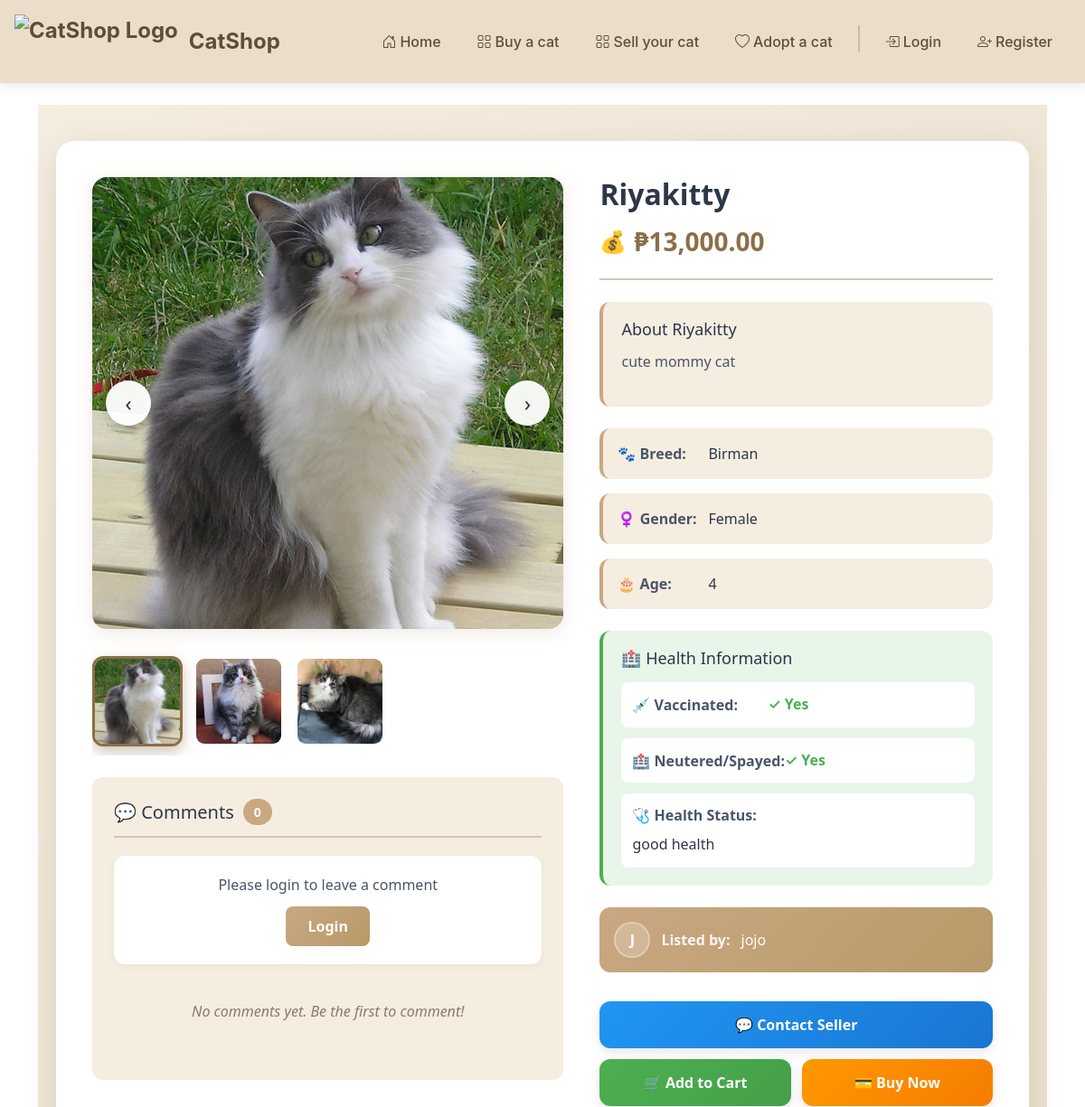
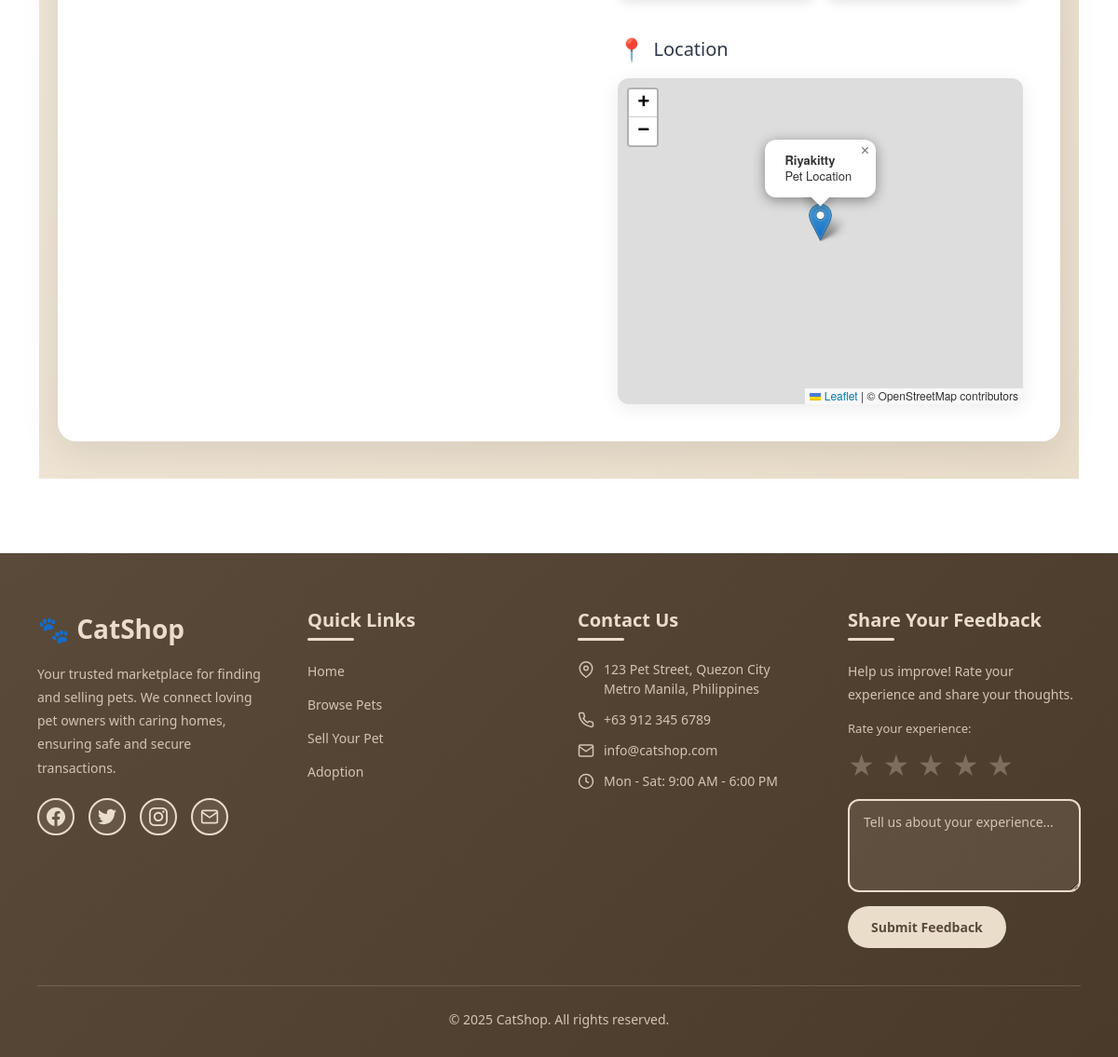
Screenshot of /public/pet-details.php?id=29 with the database file from the repository (2 pictures, top to bottom).
### tables this page shows
CREATE TABLE `pet_images` (
  `id` int(11) NOT NULL,
  `pet_id` int(11) NOT NULL,
  `filename` varchar(255) NOT NULL
);

CREATE TABLE `pets` (
  `id` int(11) NOT NULL,
  `user_id` int(11) NOT NULL,
  `name` varchar(100) NOT NULL,
  `type` varchar(50) NOT NULL,
  `breed` varchar(100) DEFAULT NULL,
  `gender` varchar(10) NOT NULL DEFAULT 'Male',
  `age` varchar(50) DEFAULT NULL,
  `description` text DEFAULT NULL,
  `price` decimal(10,2) DEFAULT NULL,
  `status` varchar(20) DEFAULT 'available',
  `image` varchar(255) DEFAULT NULL,
  `created_at` timestamp NOT NULL DEFAULT current_timestamp(),
  `latitude` varchar(50) DEFAULT NULL,
  `longitude` varchar(50) DEFAULT NULL,
  `address` text DEFAULT NULL,
  `vaccinated` tinyint(1) DEFAULT 0,
  `neutered` tinyint(1) DEFAULT 0,
  `health_status` text DEFAULT NULL
);

CREATE TABLE `users` (
  `id` int(11) NOT NULL,
  `first_name` varchar(100) NOT NULL,
  `last_name` varchar(100) NOT NULL,
  `username` varchar(100) NOT NULL,
  `email` varchar(150) NOT NULL,
  `password` varchar(255) NOT NULL,
  `role` enum('customer','admin') DEFAULT 'customer',
  `created_at` timestamp NOT NULL DEFAULT current_timestamp(),
  `verified` tinyint(1) NOT NULL DEFAULT 0,
  `id_image` varchar(255) DEFAULT NULL,
  `verification_status` enum('not verified','pending','verified') DEFAULT 'not verified',
  `profile_pic` varchar(255) DEFAULT NULL
);

### public/pet-details.php (the view, shortened to what the rows shown need)
<?php
require_once "../config/db.php";
$pet_id = intval($_GET['id']);
$sql = "SELECT p.*, u.username, u.id as user_id, u.profile_pic as seller_profile_pic
        FROM pets p
        JOIN users u ON p.user_id = u.id
        WHERE p.id = ?";
$stmt = $conn->prepare($sql);
$stmt->bind_param("i", $pet_id);
$stmt->execute();
$result = $stmt->get_result();
$pet = $result->fetch_assoc();
$imgSql = "SELECT filename FROM pet_images WHERE pet_id = ?";
$imgStmt = $conn->prepare($imgSql);
$imgStmt->bind_param("i", $pet_id);
$imgStmt->execute();
$images = $imgStmt->get_result()->fetch_all(MYSQLI_ASSOC);
$current_user_id = $_SESSION['user_id'] ?? null;
include_once "../includes/header.php";
$inCart = false;
function getProfilePicturePath($profile_pic) {
    if (empty($profile_pic)) {
        return "../uploads/profile_pics/default.jpg";
    }
    return "../uploads/profile_pics/default.jpg";
}
?>
<div class="page-wrapper">
    <div class="details-container">
        <div class="gallery-section">
            <div class="gallery-container">
                <div class="main-image-container">
                    <?php if (!empty($images)): ?>
                        <img id="currentImage" src="../uploads/<?= htmlspecialchars($images[0]['filename']); ?>" alt="<?= htmlspecialchars($pet['name']); ?>">
                        <?php if (count($images) > 1): ?>
                            <button class="nav-btn prev" onclick="prevImage()" aria-label="Previous image">‹</button>
                            <button class="nav-btn next" onclick="nextImage()" aria-label="Next image">›</button>
                        <?php endif; ?>
                    <?php else: ?>
                        <img src="../uploads/no-image.jpg" alt="No image available">
                    <?php endif; ?>
                </div>
                <?php if (count($images) > 1): ?>
                <div class="thumbnails-container">
                    <?php foreach ($images as $index => $img): ?>
                        <img src="../uploads/<?= htmlspecialchars($img['filename']); ?>"
                             alt="Thumbnail <?= $index + 1 ?>"
                             class="<?= $index === 0 ? 'active' : '' ?>"
                             onclick="changeImage(this, <?= $index ?>)">
                    <?php endforeach; ?>
                </div>
                <?php endif; ?>
            </div>
        </div>
        <div class="pet-info">
            <div class="pet-header">
                <h1><?= htmlspecialchars($pet['name']); ?></h1>
                <div class="price-tag">₱<?= number_format($pet['price'], 2); ?></div>
            </div>
            <div class="description-box">
                <h3>About <?= htmlspecialchars($pet['name']); ?></h3>
                <p><?= nl2br(htmlspecialchars($pet['description'])); ?></p>
            </div>
            <div class="info-grid">
                <div class="info-item">
                    <span class="info-label">🐾 Breed:</span>
                    <span class="info-value"><?= htmlspecialchars($pet['breed']); ?></span>
                </div>
                <div class="info-item">
                    <span class="info-label">
                        <?= $pet['gender'] === 'Male' ? '♂️' : '♀️' ?> Gender:
                    </span>
                    <span class="info-value"><?= htmlspecialchars($pet['gender']); ?></span>
                </div>
                <div class="info-item">
                    <span class="info-label">🎂 Age:</span>
                    <span class="info-value"><?= htmlspecialchars($pet['age']); ?></span>
                </div>
            </div>
            <div class="health-info-section">
                <h3 class="health-info-title">🏥 Health Information</h3>
                <div class="health-info-grid">
                    <?php if (!empty($pet['health_status'])): ?>
                    <div class="health-info-item full-width">
                        <span class="health-info-label">🩺 Health Status:</span>
                        <span class="health-info-value"><?= nl2br(htmlspecialchars($pet['health_status'])); ?></span>
                    </div>
                    <?php endif; ?>
                </div>
            </div>
            <div class="seller-info">
                <?php
                $sellerProfilePic = getProfilePicturePath($pet['seller_profile_pic']);
                $hasSellerPic = !empty($pet['seller_profile_pic']) && file_exists("../uploads/" . $pet['seller_profile_pic']);
                ?>
                <div class="seller-profile-pic">
                    <?php if ($hasSellerPic): ?>
                        <img src="<?= htmlspecialchars($sellerProfilePic); ?>"
                             alt="<?= htmlspecialchars($pet['username']); ?>"
                             onerror="this.style.display='none'; this.nextElementSibling.style.display='flex';">
                        <div class="seller-avatar-text" style="display: none;">
                            <?= strtoupper(substr($pet['username'], 0, 1)) ?>
                        </div>
                    <?php else: ?>
                        <div class="seller-avatar-text">
                            <?= strtoupper(substr($pet['username'], 0, 1)) ?>
                        </div>
                    <?php endif; ?>
                </div>
                <strong>Listed by:</strong> <?= htmlspecialchars($pet['username']); ?>
            </div>
            <div class="action-section">
                <?php if ($current_user_id && $current_user_id == $pet['user_id']): ?>
                    <a href="edit-pet.php?id=<?= $pet['id']; ?>" class="btn btn-edit">
                        ✏️ Edit Your Listing
                    </a>
                <?php else: ?>
                    <a href="message-seller.php?pet_id=<?= $pet['id']; ?>&seller_id=<?= $pet['user_id']; ?>" class="btn btn-inquire">
                    </a>
                    <?php if ($current_user_id): ?>
                        <form method="POST" style="display: contents;">
                            <input type="hidden" name="pet_id" value="<?= $pet['id']; ?>">
                            <div class="primary-actions">
                                <?php if ($inCart): ?>
                                    <button type="submit" name="remove_from_cart" class="btn btn-remove">
                                        🗑️ Remove from Cart
                                    </button>
                                <?php else: ?>
                                    <button type="submit" name="add_to_cart" class="btn btn-cart">
                                        🛒 Add to Cart
                                    </button>
                                <?php endif; ?>
                                <button type="submit" name="buy_now" class="btn btn-buy">
                                    💳 Buy Now
                                </button>
                            </div>
                        </form>
                    <?php else: ?>
                        <div class="primary-actions">
                        </div>
                    <?php endif; ?>
                <?php endif; ?>
            </div>
            <div class="map-section">
                <h3>Location</h3>
                <?php if (!empty($pet['latitude']) && !empty($pet['longitude'])): ?>
                    <div id="map"></div>
                <?php else: ?>
                    <div class="no-location">📍 Location not available</div>
                <?php endif; ?>
            </div>
        </div>
    </div>
</div>
<?php if (!empty($pet['latitude']) && !empty($pet['longitude'])): ?>
<link rel="stylesheet" href="https://unpkg.com/leaflet/dist/leaflet.css"/>
<link rel="stylesheet" href="https://api.mapbox.com/mapbox.js/plugins/leaflet-fullscreen/v1.0.1/leaflet.fullscreen.css"/>
<?php endif; ?>

### rows the page displays
pet_images: filename.name (picture), filename (picture)
pet_images: filename (picture)
pet_images: filename (picture)
pets: name "Riyakitty", price "13,000.00", description "cute mommy cat", breed "Birman", gender "Female", age "4", health_status "good health", user.username "J", user.username "jojo"

### other values shown
$totalComments "0"
